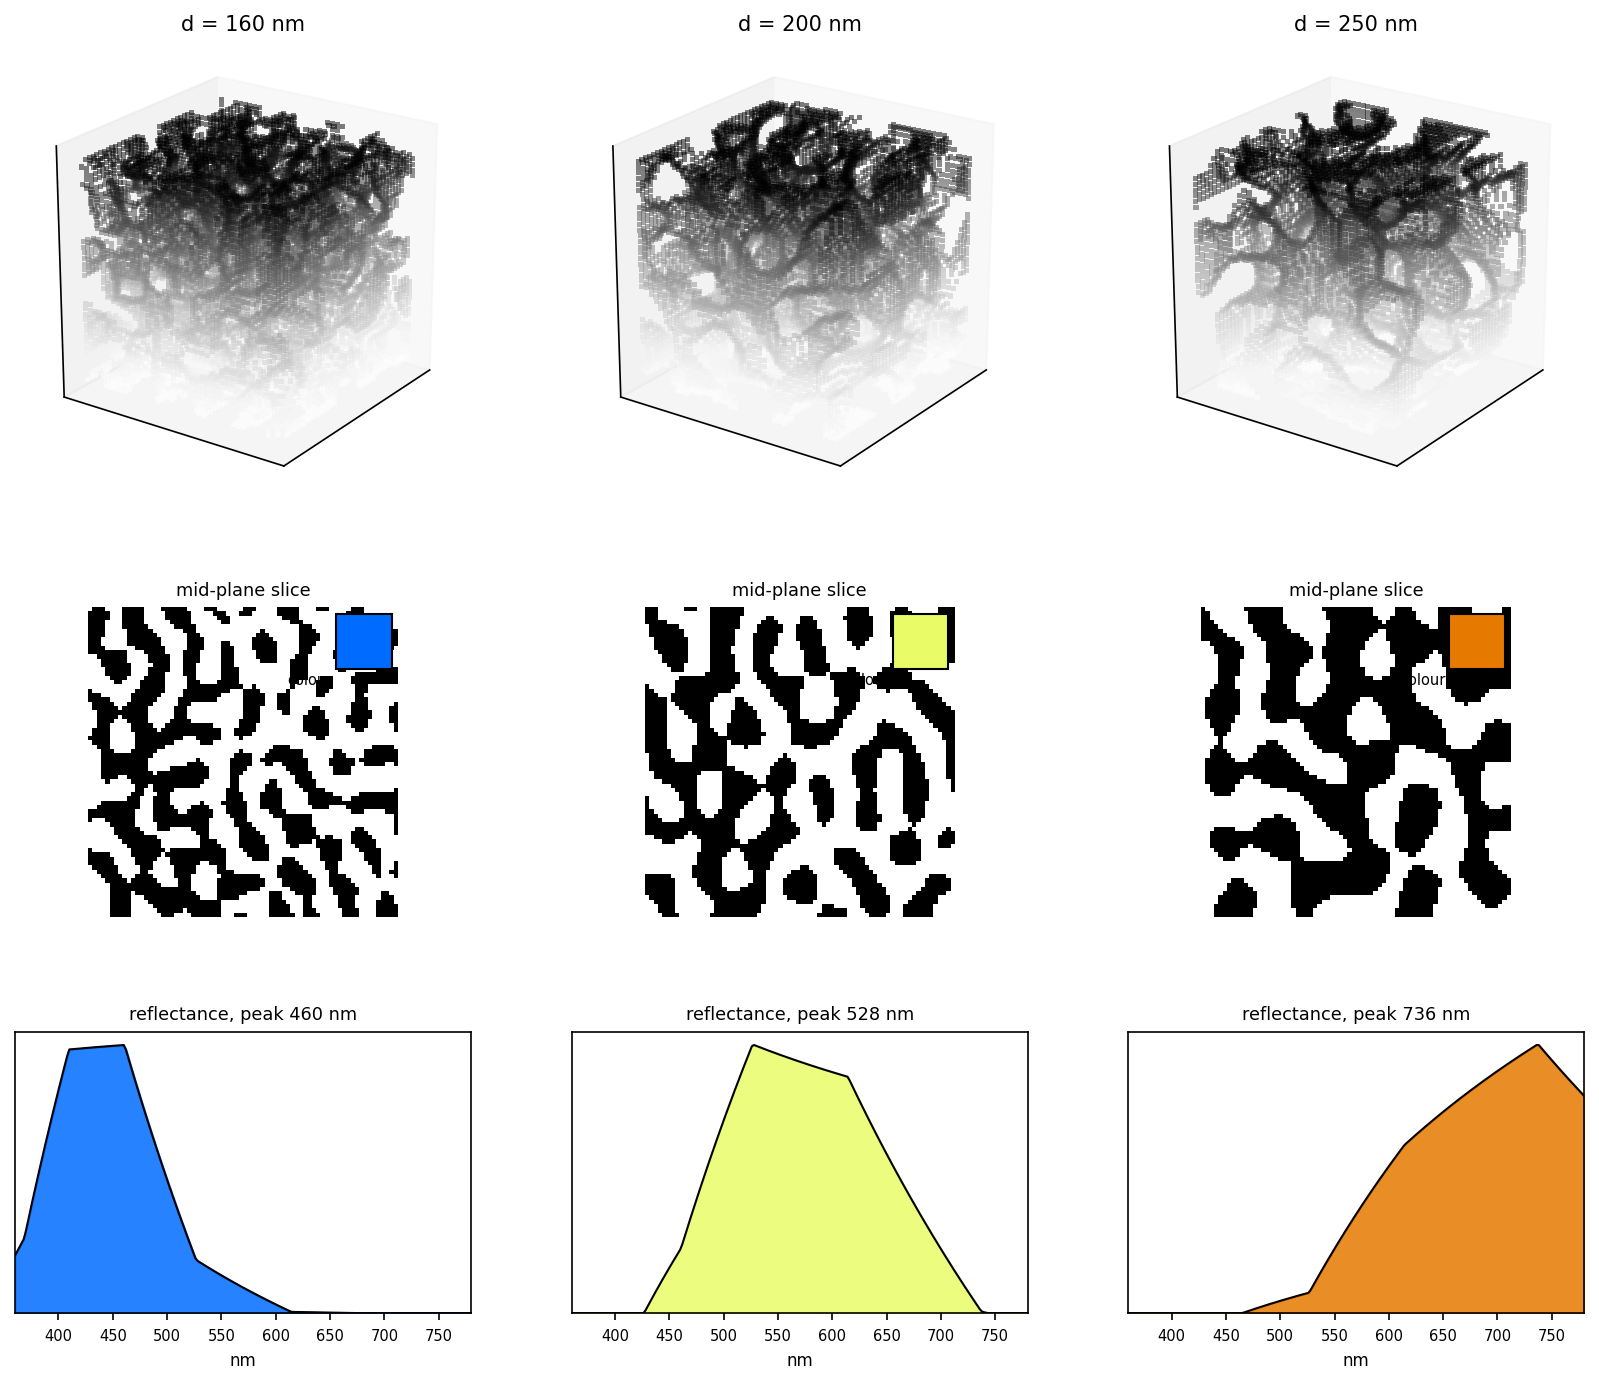

Here is the Python script that generated this plot:
#!/usr/bin/env python3
"""3-D in-silico demonstration using a generated keratin/air voxel structure.

The script computes a structure-factor spectrum without using a target colour
as input, then converts that spectrum to a display colour. This is a model
self-consistency demonstration, not independent experimental validation.

The 3-D structure is rendered in neutral grey (it is colourless); the colour is
shown only as the computed swatch + spectrum — nothing is painted onto the
structure.

  python experiments/proof_3d.py
"""
import os, sys
import numpy as np
import matplotlib
matplotlib.use("Agg")
import matplotlib.pyplot as plt

ROOT = os.path.dirname(os.path.dirname(os.path.abspath(__file__)))
sys.path.insert(0, os.path.join(ROOT, "model"))
import optics as o          # noqa
import structure3d as s3    # noqa

OUT = os.path.join(ROOT, "experiments", "proof_3d.png")
NMV = 20.0                  # nm per voxel
PF = 0.5


def surface_points(vol):
    """Voxels of the keratin phase that touch air (the visible surface)."""
    v = vol.astype(bool)
    nb = np.zeros_like(v)
    for ax in range(3):
        nb |= np.roll(v, 1, ax) & ~v
        nb |= np.roll(v, -1, ax) & ~v
    surf = v & (
        ~np.roll(v, 1, 0) | ~np.roll(v, -1, 0) |
        ~np.roll(v, 1, 1) | ~np.roll(v, -1, 1) |
        ~np.roll(v, 1, 2) | ~np.roll(v, -1, 2))
    return np.argwhere(surf)


def main():
    ds = [160, 200, 250]
    # colour from a well-sampled volume; render from a smaller one
    results = []
    for d in ds:
        vol_hi = s3.generate_volume(d, PF, 0.12, nm_per_vox=NMV, size=72, seed=1)
        srgb, hexv, peak, lam, R = s3.colour_3d(vol_hi, NMV, PF)
        vol_lo = s3.generate_volume(d, PF, 0.12, nm_per_vox=NMV, size=40, seed=1)
        results.append((d, srgb, peak, lam, R, vol_lo, vol_hi))
        print(f"  3D d={d}nm -> peak {peak:.0f}nm  2*n*d={o.bragg_peak_nm(d,PF):.0f}nm  {hexv}")

    fig = plt.figure(figsize=(13.5, 11))
    gs = fig.add_gridspec(3, 3, height_ratios=[3.2, 2.2, 2.0], hspace=0.33, wspace=0.22)

    for i, (d, srgb, peak, lam, R, vol_lo, vol_hi) in enumerate(results):
        col = np.array(srgb) / 255.0
        # 3-D structure (neutral grey; it is colourless)
        ax = fig.add_subplot(gs[0, i], projection="3d")
        pts = surface_points(vol_lo)
        depth = pts[:, 2]
        ax.scatter(pts[:, 0], pts[:, 1], pts[:, 2], c=depth, cmap="Greys",
                   s=6, marker="s", alpha=0.5, linewidths=0)
        ax.set_title(f"d = {d} nm", fontsize=10)
        ax.set_xticks([]); ax.set_yticks([]); ax.set_zticks([])
        ax.set_box_aspect((1, 1, 1)); ax.view_init(elev=22, azim=35)

        # mid slice (grey) + emergent swatch
        axs = fig.add_subplot(gs[1, i])
        sl = vol_hi[:, :, vol_hi.shape[2] // 2]
        axs.imshow(sl, cmap="gray"); axs.axis("off")
        axs.set_title("mid-plane slice", fontsize=8.5)
        axs.add_patch(plt.Rectangle((0.80, 0.80), 0.18, 0.18, transform=axs.transAxes,
                                    color=col, ec="k"))
        axs.text(0.79, 0.79, "colour", transform=axs.transAxes, fontsize=7, ha="right", va="top")

        # spectrum
        axr = fig.add_subplot(gs[2, i])
        axr.plot(lam, R, "k", lw=1); axr.fill_between(lam, R, color=col, alpha=0.85)
        axr.set_xlim(360, 780); axr.set_ylim(0, 1.05); axr.set_yticks([])
        axr.set_xlabel("nm", fontsize=8); axr.tick_params(labelsize=7)
        axr.set_title(f"reflectance, peak {peak:.0f} nm", fontsize=8.5)

    fig.savefig(OUT, dpi=150, bbox_inches="tight")
    fig.savefig(OUT.replace(".png", ".pdf"), bbox_inches="tight")
    print("saved", OUT, "(and .pdf)")


if __name__ == "__main__":
    main()
